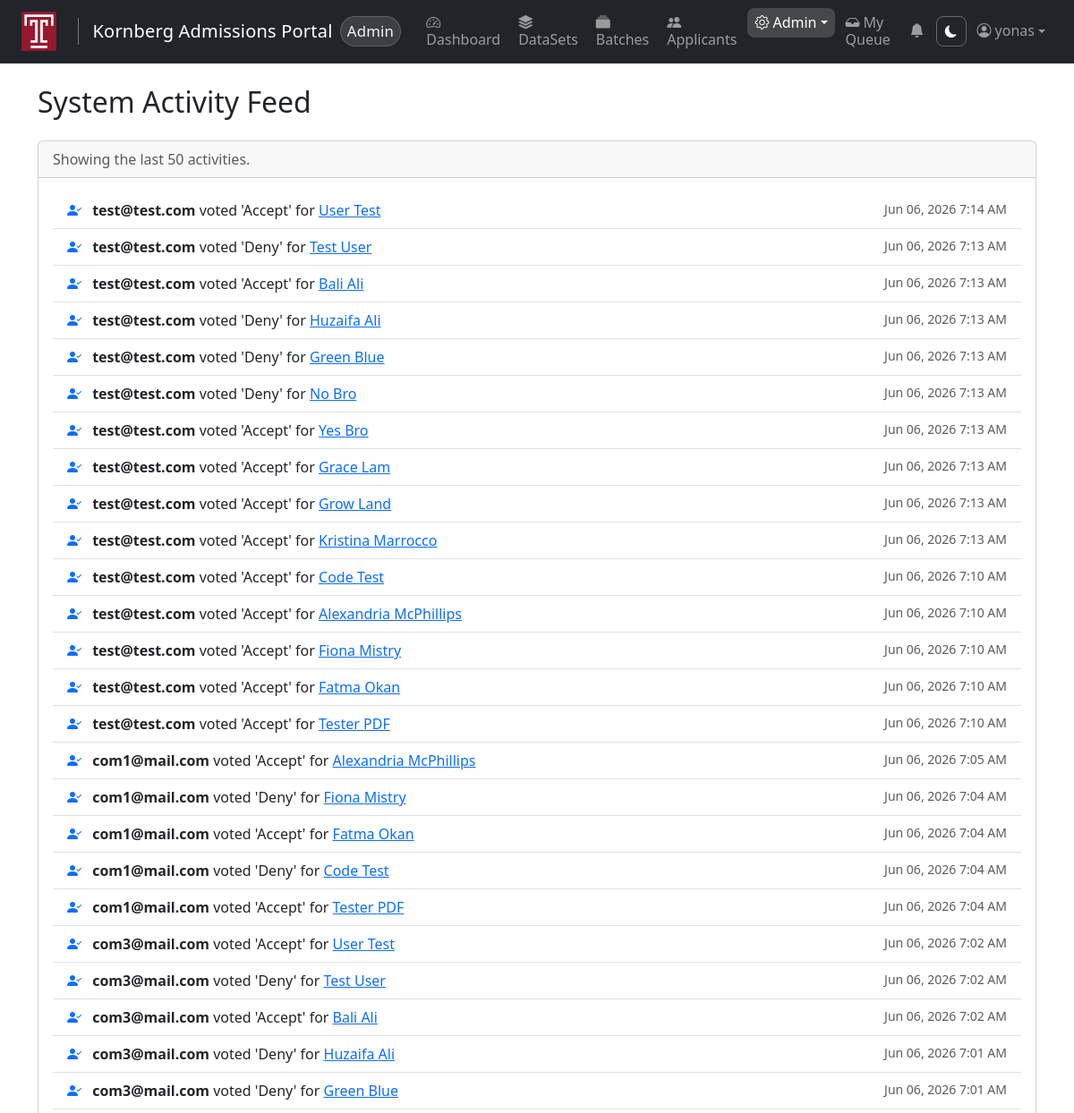
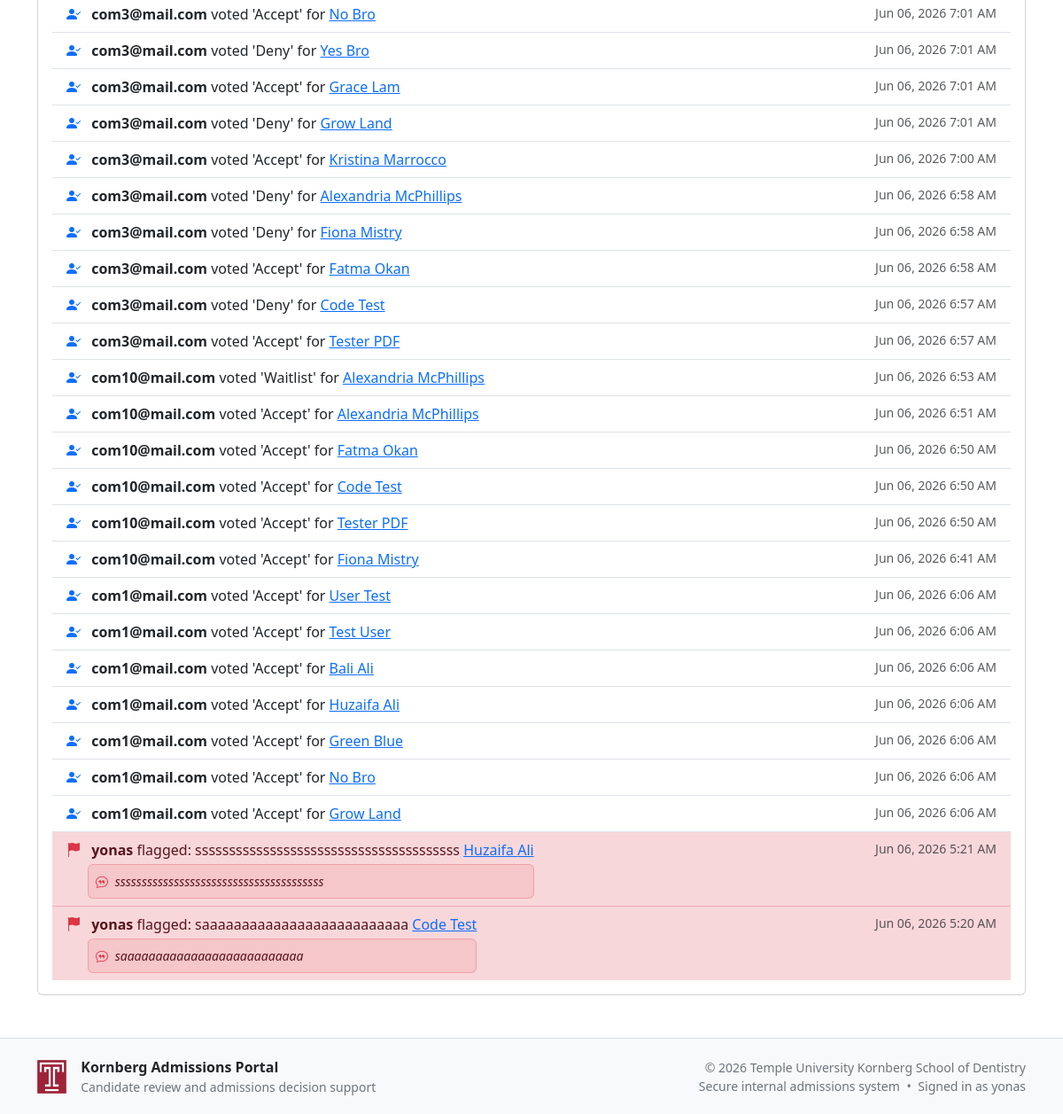
The app's page /activity-feed/ (signed in), older data (2 pictures, top to bottom).
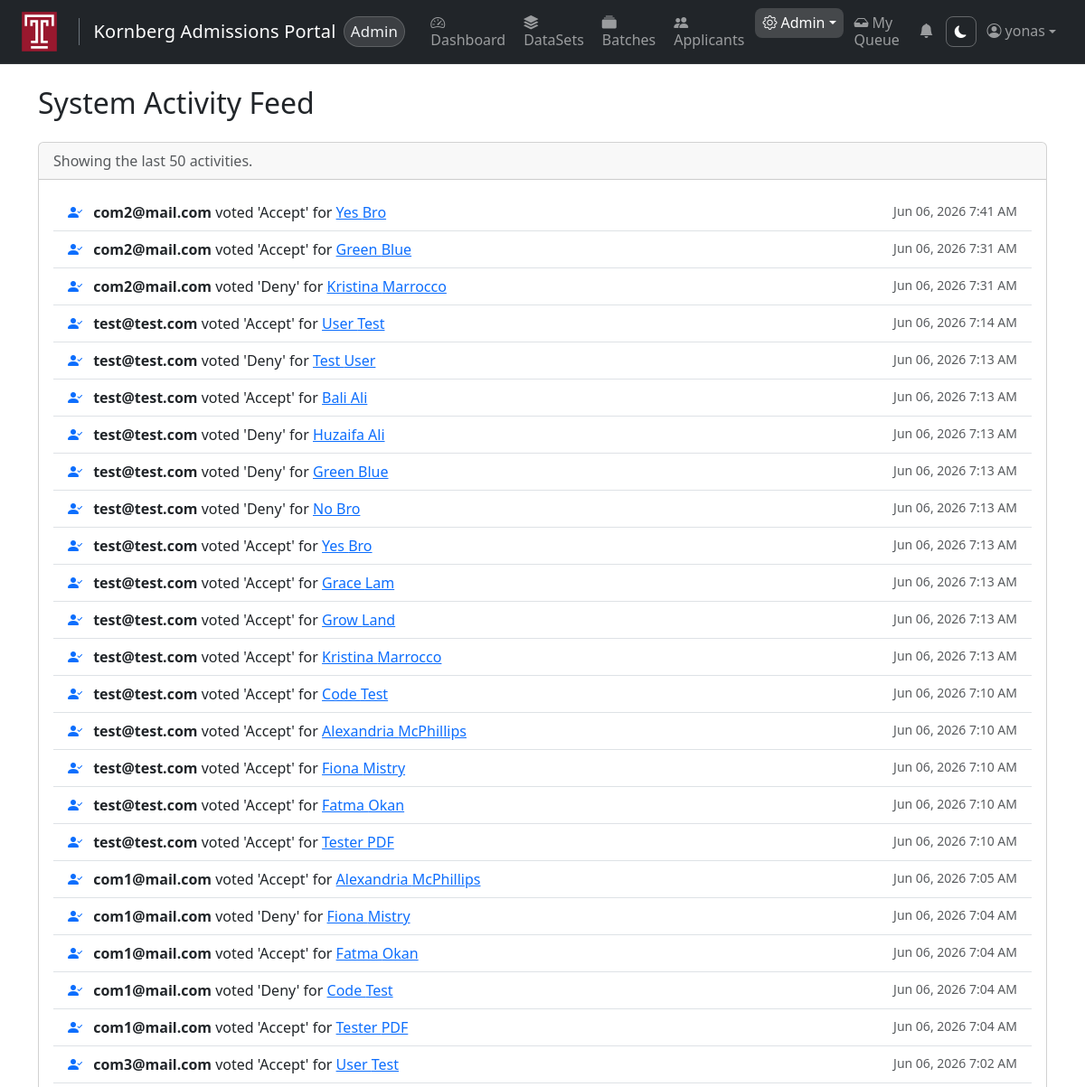
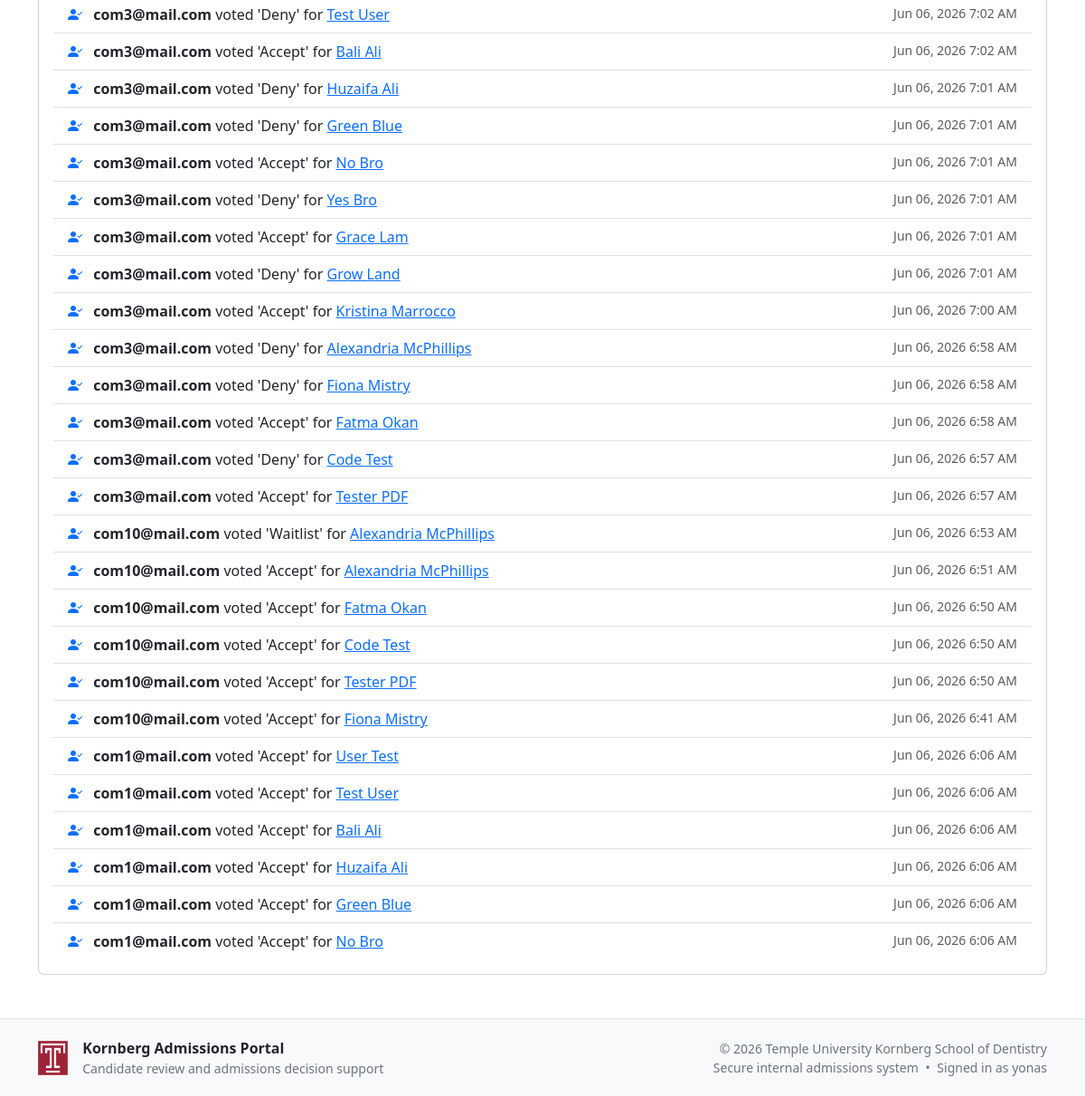
The same page, newer data (2 pictures, top to bottom).
### applicants/models.py (models this page shows, shortened)
class Activity(models.Model):
    VOTE_CAST = 'vote_cast'
    COMMENT_ADDED = 'comment_added'
    FLAG_ADDED = 'flag_added'
    DECISION_MADE = 'decision_made'
    ACTION_CHOICES = [
        (VOTE_CAST, 'Vote Cast'),
        (COMMENT_ADDED, 'Comment Added'),
        (FLAG_ADDED, 'Flag Added'),
        (DECISION_MADE, 'Decision Made'),
    ]
    actor = models.ForeignKey(settings.AUTH_USER_MODEL, on_delete=models.SET_NULL, null=True)
    action_type = models.CharField(max_length=50, choices=ACTION_CHOICES)
    details = models.TextField()
    target_applicant = models.ForeignKey(Applicant, on_delete=models.CASCADE, null=True)
    created_at = models.DateTimeField(auto_now_add=True)
    class Meta:
        ordering = ['-created_at']
        verbose_name_plural = "Activities"

class Applicant(models.Model):
    class Status(models.TextChoices):
        INTERVIEW = 'INTERVIEW', 'Interview'
        INTERVIEW_COMPLETE = 'INTERVIEW_COMPLETE', 'Interview Complete'
        ACCEPTED = 'ACCEPTED', 'Accepted'
        ACCEPTED_MAILED = 'ACCEPTED_MAILED', 'Accepted – Mailed'
        ACCEPTED_NOT_MAILED = 'ACCEPTED_NOT_MAILED', 'Accepted – Not Mailed'
        WAITLISTED = 'WAITLISTED', 'Waitlisted'
        REJECTED = 'REJECTED', 'Rejected'
        DECLINED = 'DECLINED', 'Candidate Declined'
    first_name = models.CharField(max_length=100)
    last_name = models.CharField(max_length=100)
    email = models.EmailField(blank=True, null=True)
    age = models.PositiveIntegerField()
    gender = models.CharField(max_length=50)
    round = models.ForeignKey("Batch", on_delete=models.SET_NULL, null=True, blank=True)
    dataset = models.ForeignKey("DataSet", on_delete=models.SET_NULL, null=True, blank=True, related_name="applicants")
    description = models.TextField(blank=True, max_length=100000)
    street = models.TextField(blank=True, max_length=100000)
    created_at = models.DateTimeField(auto_now_add=True)
    profile_picture = models.ImageField(upload_to='applicant_profiles/', blank=True, null=True)
    external_id = models.CharField(max_length=100, blank=True, null=True)
    source_folder = models.CharField(max_length=255, blank=True, default='', help_text='Top-level folder name from bulk upload')
    flagged_by = models.ManyToManyField(User, blank=True, related_name='flagged_applicants')
    total_ai = models.DecimalField(max_digits=6, decimal_places=2, blank=True, null=True, verbose_name='Total AI')
    total_nc = models.DecimalField(max_digits=6, decimal_places=2, blank=True, null=True, verbose_name='Total NC')
    first_gen = models.BooleanField(default=False, verbose_name='First Generation')
    re_applicant = models.BooleanField(default=False, verbose_name='Re-Applicant')
    pb_to_dmd = models.BooleanField(default=False, verbose_name='PB to DMD')
    z_score = models.DecimalField(max_digits=6, decimal_places=2, blank=True, null=True, verbose_name='Z-Score')
    former_post_bacc = models.BooleanField(default=False, verbose_name='Former Post Bacc')
    three_plus_four = models.BooleanField(default=False, verbose_name='3+4')
    candidate_info_imported = models.BooleanField(default=False, help_text='Whether candidate info was imported from Excel')
    status = models.CharField(
        max_length=50,
        choices=Status.choices,
        default=Status.INTERVIEW,
        db_index=True
    )
    assigned_reviewers = models.ManyToManyField(
        settings.AUTH_USER_MODEL,
        related_name="assigned_applicants",
        blank=True,
        limit_choices_to={'profile__role': Profile.Role.COMMITTEE_MEMBER}
    )

### applicants/views.py (the view)
# urls.py: path("activity-feed/", views.activity_feed, name="activity_feed"),
@login_required
@admin_required
def activity_feed(request):
    activities = Activity.objects.filter(
        action_type__in=[
            Activity.VOTE_CAST,
            Activity.COMMENT_ADDED,
            Activity.DECISION_MADE,
            Activity.FLAG_ADDED,
        ]
    ).select_related('actor', 'target_applicant').order_by('-created_at')[:50]
    context = {
        'activities': activities
    }
    return render(request, "activity_feed.html", context)

### applicants/context_processors.py (called while the page is built)
def unread_notification_count(request):
    if request.user.is_authenticated:
        from django.db.models import Case, When, Value, IntegerField
        recent_notifications = (
            request.user.notifications
            .annotate(
                has_deadline=Case(
                    When(deadline__isnull=False, then=Value(0)),
                    default=Value(1),
                    output_field=IntegerField(),
                )
            )
            .order_by('has_deadline', 'deadline', '-created_at')[:8]
        )
        return {
            'unread_notification_count': request.user.notifications.filter(is_read=False).count(),
            'recent_notifications': recent_notifications,
        }
    return {'unread_notification_count': 0, 'recent_notifications': []}

### applicants/templates/activity_feed.html
{% extends "base.html" %}
{% block content %}
<h2 class="mb-4">System Activity Feed</h2>
<div class="card">
    <div class="card-header">
        <p class="mb-0 text-muted">Showing the last 50 activities.</p>
    </div>
    <div class="card-body">
        <ul class="list-group list-group-flush">
            {% for activity in activities %}
            <li class="list-group-item {% if activity.action_type == 'flag_added' %}list-group-item-danger{% endif %}">
                <div class="d-flex w-100 justify-content-between align-items-start">
                    <div>
                        {% if activity.action_type == 'vote_cast' %}
                            <i class="bi bi-person-check-fill me-2 text-primary"></i>
                        {% elif activity.action_type == 'comment_added' %}
                            <i class="bi bi-chat-dots-fill me-2 text-info"></i>
                        {% elif activity.action_type == 'decision_made' %}
                            <i class="bi bi-check2-square me-2 text-success"></i>
                        {% elif activity.action_type == 'flag_added' %}
                            <i class="bi bi-flag-fill me-2 text-danger"></i>
                        {% endif %}
                        <strong>{{ activity.actor.get_full_name|default:activity.actor.username }}</strong>
                        {{ activity.details }}
                        <a href="{% url 'applicant_detail' activity.target_applicant.pk %}">
                            {{ activity.target_applicant.first_name }} {{ activity.target_applicant.last_name }}
                        </a>
                        {% if activity.action_type == 'flag_added' %}
                        <div class="mt-1 ms-4 p-2 bg-danger bg-opacity-10 border border-danger border-opacity-25 rounded small">
                            <i class="bi bi-chat-quote me-1 text-danger"></i>
                            <em>{{ activity.details|slice:"8:" }}</em>
                        </div>
                        {% endif %}
                    </div>
                    <small class="text-muted text-nowrap ms-3">{{ activity.created_at|date:"M d, Y g:i A" }}</small>
                </div>
            </li>
            {% empty %}
            <li class="list-group-item text-muted">No system activity has been recorded yet.</li>
            {% endfor %}
        </ul>
    </div>
</div>
{% endblock %}

Row changes from the older to the newer data that the page shows:
no longer on this page (row unchanged): Activity: action_type "vote_cast" (drawn), actor.get_full_name "com1@mail.com", details "voted 'Accept' for", target_applicant.first_name "Grow", target_applicant.last_name "Land", created_at "Jun 06, 2026 6:06 AM"
no longer on this page (row unchanged): Activity: action_type "flag_added" (drawn), actor.get_full_name "yonas", details "flagged: sssssssssssssssssssssssssssssssssssssss", target_applicant.first_name "Huzaifa", target_applicant.last_name "Ali", details "sssssssssssssssssssssssssssssssssssssss", created_at "Jun 06, 2026 5:21 AM"
no longer on this page (row unchanged): Activity: action_type "flag_added" (drawn), actor.get_full_name "yonas", details "flagged: saaaaaaaaaaaaaaaaaaaaaaaaaa", target_applicant.first_name "Code", target_applicant.last_name "Test", details "saaaaaaaaaaaaaaaaaaaaaaaaaa", created_at "Jun 06, 2026 5:20 AM"
added Activity: action_type "vote_cast" (drawn), actor.get_full_name "com2@mail.com", details "voted 'Accept' for", target_applicant.first_name "Yes", target_applicant.last_name "Bro", created_at "Jun 06, 2026 7:41 AM"
added Activity: action_type "vote_cast" (drawn), actor.get_full_name "com2@mail.com", details "voted 'Accept' for", target_applicant.first_name "Green", target_applicant.last_name "Blue", created_at "Jun 06, 2026 7:31 AM"
added Activity: action_type "vote_cast" (drawn), actor.get_full_name "com2@mail.com", details "voted 'Deny' for", target_applicant.first_name "Kristina", target_applicant.last_name "Marrocco", created_at "Jun 06, 2026 7:31 AM"
